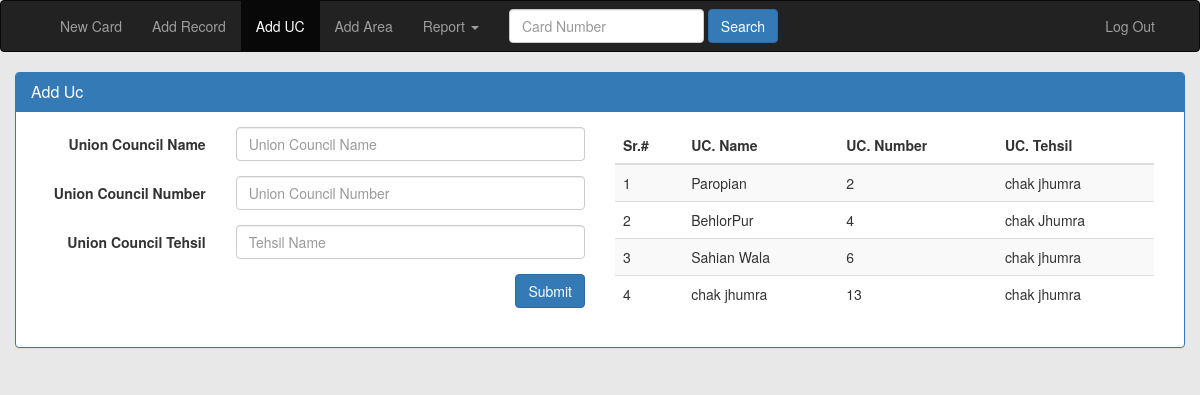
The page /uc.php (signed in) on the database as committed earlier.
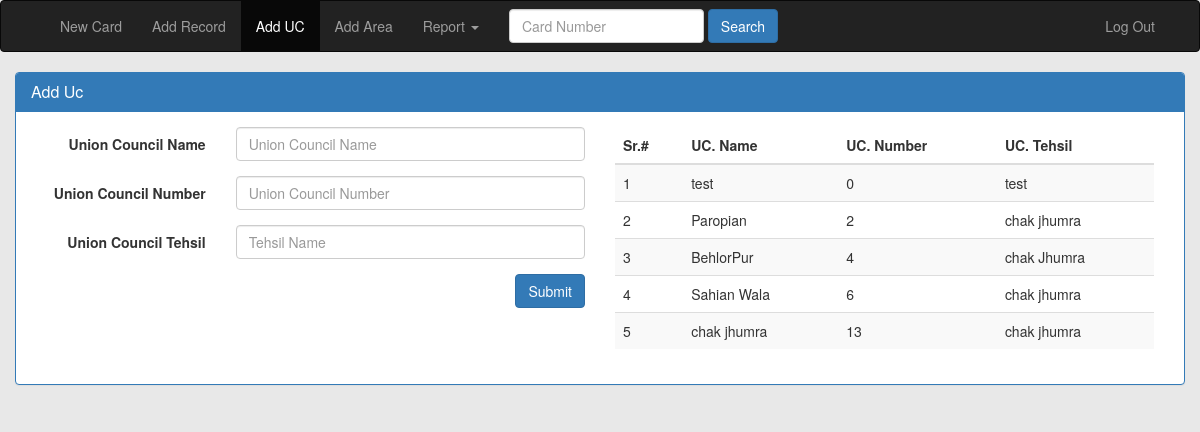
The same page on the database as committed later.
### tables this page shows
CREATE TABLE IF NOT EXISTS `un_concile` (
`id` int(11) NOT NULL,
  `name` varchar(30) NOT NULL,
  `number` int(11) NOT NULL,
  `tehsil` varchar(30) NOT NULL
);

### classes/inject_record.php (called while the page is built, shortened)
<?php
class inject_record {
    function db_connection() {
        $conn = new connection();
        $link = $conn->db_connect();
        return $link;
    }
    function get_uc() {
        $link = $this->db_connection();
        $query = "SELECT name, number, tehsil FROM un_concile ORDER BY number ASC";
        $result = mysqli_query($link, $query) or die(mysqli_error($link));
        return $result;
    }
}

### uc.php (the view, shortened to what this page needs)
<?php
require_once 'classes/inject_record.php';
$obj = new inject_record();
$result = $obj->get_uc();
?>
<!DOCTYPE html>
<html>
    <head>
        <?php require 'inc/head.php'; ?>
    </head>
    <body>
        <div id="nav">
            <?php require 'inc/header.php'; ?>
        </div>
        <div id="dashoard" class="container">
            <div class="row">
                <div class="panel panel-primary ">
                    <div class="panel-heading">
                        <h3 class="panel-title">Add Uc</h3>
                    </div>
                    <div class="panel-body">
                        <div class="col-lg-6">
                            <form class="form-horizontal" id="uc" role="form" method="POST" action="">
                                <div class="form-group">
                                    <label for="uc_name" class="col-sm-4 control-label">Union Council Name</label>
                                    <div class="col-sm-8">
                                        <input required="" form="uc" type="text" class="form-control" name="uc_name" id="uc_name" placeholder="Union Council Name">
                                    </div>
                                </div>
                                <div class="form-group">
                                    <label for="uc_no" class="col-sm-4 control-label">Union Council Number</label>
                                    <div class="col-sm-8">
                                        <input required=""  form="uc" type="number" class="form-control" name="uc_number" id="uc_no" placeholder="Union Council Number">
                                    </div>
                                </div>
                                <div class="form-group">
                                    <label for="uc_tehsil" class="col-sm-4 control-label">Union Council Tehsil</label>
                                    <div class="col-sm-8">
                                        <input required="" form="uc" type="text" class="form-control" name="uc_tehsil" id="uc_no" placeholder="Tehsil Name">
                                    </div>
                                </div>
                                <div class="form-group">
                                    <div class="col-sm-12">
                                        <button name="submit" value="submit" type="submit" class="btn btn-primary pull-right">Submit</button>
                                    </div>
                                </div>
                            </form>
                        </div>
                        <div class="col-lg-6">
                            <div class="table-responsive">
                                <table class="table table-striped table-hover ">
                                    <thead>
                                        <tr><th>Sr.#</th><th>UC. Name</th><th>UC. Number</th><th>UC. Tehsil</th></tr>
                                    </thead>
                                    <tbody>
                                        <?php
                                        $i = 1;
                                        while ($data = mysqli_fetch_array($result)) {
                                            ?>
                                            <tr><td><?php echo $i; ?></td><td><?php echo $data['name']; ?></td><td><?php echo $data['number']; ?></td><td><?php echo $data['tehsil']; ?></td></tr>
                                            <?php
                                            $i++;
                                        }
                                        ?>
                                    </tbody>
                                </table>
                            </div>
                        </div>
                    </div>
                </div>
            </div>
        </div>
    </body>
</html>

Rows that differ between the two databases and show on the page:
added un_concile: name "test", number "0", tehsil "test"
